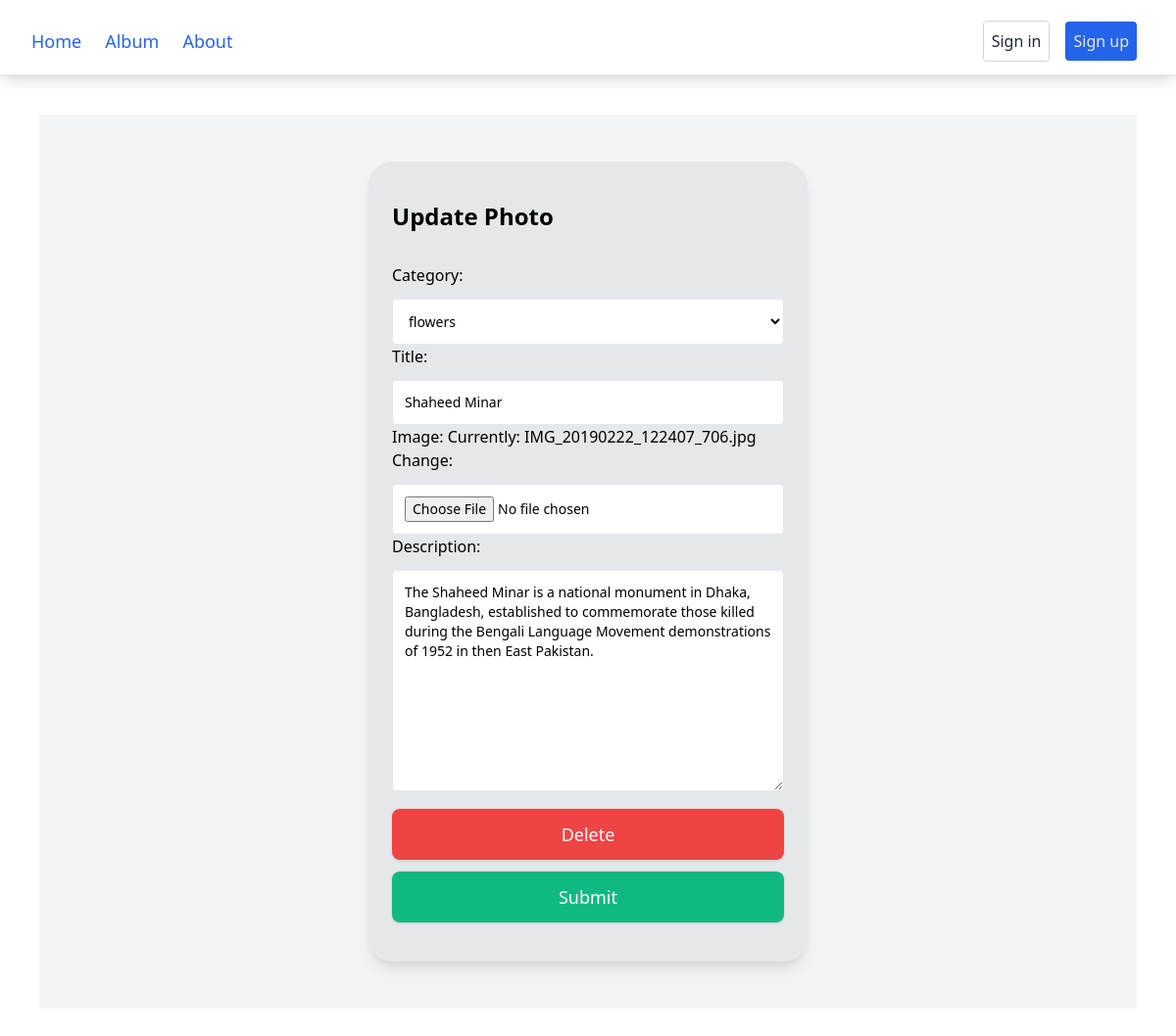
/edit/5 (signed in), run on the app's committed database.
### Album/models.py (models this page shows, shortened)
class Photo(models.Model):
    user = models.ForeignKey(User, null=True,blank=True, on_delete=models.CASCADE)
    category = models.ForeignKey(Category, null=True,blank=True, on_delete=models.SET_NULL)
    hastags = models.ForeignKey(Hastag, null=True,blank=True, on_delete=models.SET_NULL)
    title = models.CharField(max_length=500, null=False,blank=False)
    image = models.ImageField(blank=False,null=False)
    description = models.TextField()
    created_at = models.DateTimeField(auto_now_add=True)
    class Meta:
        ordering = ('-id',)

### Album/views.py (the view)
# urls.py: path('edit/<int:pk>',views.editPhoto, name="edit"),
@login_required(login_url='login')
def editPhoto(request, pk):
    photo = Photo.objects.get(id=pk)
    form = EditPhoto(instance=photo)
    if request.method == "POST":
        form = EditPhoto(request.POST,request.FILES, instance=photo)
        if form.is_valid():
            form.save()
        return redirect('/')
    context = { 'form':form ,'photo':photo}
    return render(request,'editPhoto.html', context)

### Album/forms.py
class EditPhoto(ModelForm):
    class Meta:
        model = Photo
        fields = '__all__'
        exclude = ['user','hastags',]
    def __init__(self, *args, **kwargs):
        super(EditPhoto, self).__init__(*args, **kwargs)
        for key,value in self.fields.items():
            value.widget.attrs['class'] = 'mt-3 px-3 py-3 placeholder-blueGray-300 text-blueGray-600 relative bg-white bg-white rounded text-sm border border-blueGray-300 outline-none focus:outline-none focus:ring w-full'

### Album/models.py (called while the page is built)
    def __str__(self):
        return self.name

### Album/templates/editPhoto.html (shortened to what this page needs)
<!DOCTYPE html>
<html lang="en">
{% load static %}
<head>
    <link href="https://cdn.jsdelivr.net/npm/tailwindcss/dist/tailwind.min.css" rel="stylesheet">
    <link rel="stylesheet" href="{% static 'css/main.css' %}">
</head>
<body>
    <nav id="header" class="w-full z-30 top-10 py-1 bg-white shadow-lg border-b mt-2">
        <div class="w-full flex items-center justify-between mt-0 px-6 py-2">
            <div class="hidden md:flex md:items-center md:w-auto w-full order-3 md:order-1" id="menu">
                <nav>
                    <ul class="md:flex items-center justify-between text-base text-blue-600 pt-4 md:pt-0">
                        <li><a class="inline-block no-underline hover:text-black font-medium text-lg py-2 px-4 lg:-ml-2"
                                href="index.html">Home</a></li>
                        <li><a class="inline-block no-underline hover:text-black font-medium text-lg py-2 px-4 lg:-ml-2"
                                href="album.html">Album</a></li>
                        <li><a class="inline-block no-underline hover:text-black font-medium text-lg py-2 px-4 lg:-ml-2"
                                href="#">About</a></li>
                    </ul>
                </nav>
            </div>
            <div class="order-2 md:order-3 flex flex-wrap items-center justify-end mr-0 md:mr-4" id="nav-content">
                <div class="auth flex items-center w-full md:w-full">
                    <button
                        class="bg-transparent text-gray-800  p-2 rounded border border-gray-300 mr-4 hover:bg-gray-100 hover:text-gray-700">Sign
                        in</button>
                    <button class="bg-blue-600 text-gray-200  p-2 rounded  hover:bg-blue-500 hover:text-gray-100">Sign
                        up</button>
                </div>
            </div>
        </div>
    </nav>
    <div class="min-h-screen bg-gray-100 sm:p-12 m-10">
        <div class="mx-auto max-w-md px-6 py-10 bg-gray-200 border-0 shadow-lg sm:rounded-3xl">
            <h1 class="text-2xl font-bold mb-8">Update Photo</h1>
            <form method="POST" novalidate enctype="multipart/form-data">
                    {{ form.as_p }}
            <button id="button"
                    type="submit"
                    class="w-full px-6 py-3 mt-3 text-lg text-white transition-all duration-150 ease-linear rounded-lg shadow outline-none bg-red-500  hover:bg-black-600 hover:shadow-lg focus:outline-none">
                    <a href="{% url 'delete' photo.pk %}">Delete</a>
                    </button>
            <button id="button"
                    type="submit"
                    class="w-full px-6 py-3 mt-3 text-lg text-white transition-all duration-150 ease-linear rounded-lg shadow outline-none bg-green-500  hover:bg-black-600 hover:shadow-lg focus:outline-none">Submit</button>
            </form>
        </div>
    </div>
</body>
</html>

### data on the page
Photo: category "flowers", title "Shaheed Minar", description "The Shaheed Minar is a national monument in Dhaka, Bangladesh, established to commemorate those killed during the Bengali Language Movement demonstrations of 1952 in then East Pakistan."
